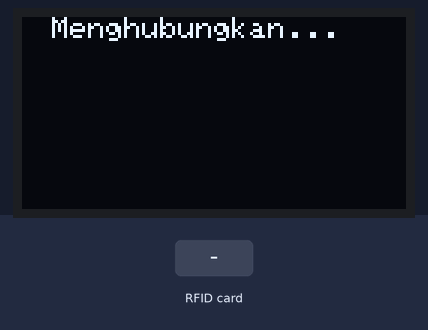
Recording of a sketch running on a simulated ESP8266 (NodeMCU). On the bench: 128×64 one-colour display. The inputs (shaded band) are chosen by the test bench. WiFi joins after 1.5 s; servers stay silent unless stated; uploads are accepted with an empty reply; what the sketch prints to the serial monitor is not drawn.

Above: at 0.7 s.
At 5.3 s:
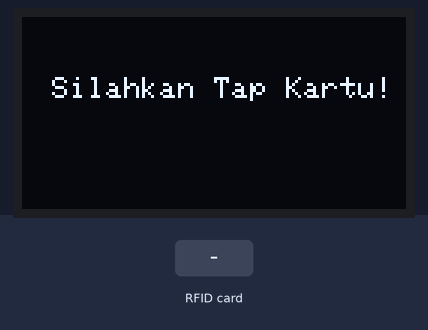
5.4 s: RFID card 5E 7A 19 C4 held to the reader
At 5.69 s:
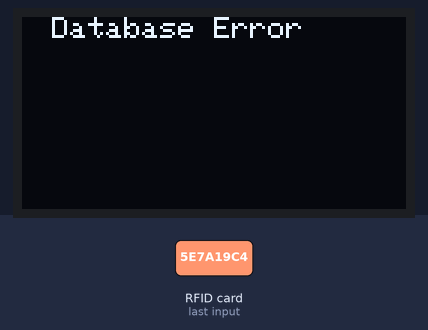
At 6.4 s:
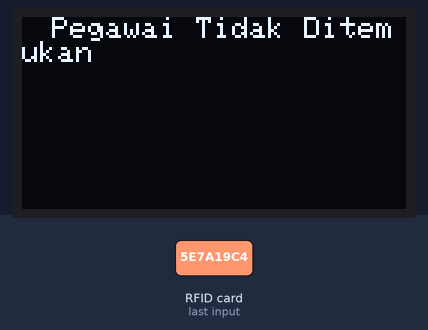
Timing chart, 0 to 8.4 s (numbered marks = the images above; inputs shaded):
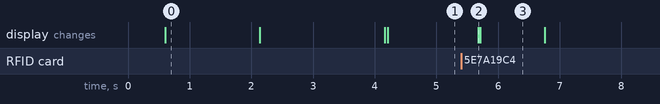

The sketch:

Check_SafetytalkFix.ino
```cpp
#include <ESP8266HTTPClient.h>
#include <ESP8266WiFi.h>
#include <WiFiClient.h>
#include <ArduinoJson.h>
#include <SPI.h>
#include <MFRC522.h>

//nodeMCU 1.0

#include <Adafruit_GFX.h>
#include <Adafruit_SSD1306.h>

#define SCREEN_WIDTH 128 // OLED display width, in pixels
#define SCREEN_HEIGHT 64 // OLED display height, in pixels

#define OLED_RESET     -1 // Reset pin # (or -1 if sharing Arduino reset pin)

Adafruit_SSD1306 display(SCREEN_WIDTH, SCREEN_HEIGHT, &Wire, OLED_RESET);

#define SS_PIN D4  //--> SDA / SS is connected to pinout D2
#define RST_PIN D3  //--> RST is connected to pinout D1

MFRC522 mfrc522(SS_PIN, RST_PIN);  //--> Create MFRC522 instance.

#define ON_Board_LED 2  //--> Defining an On Board LED, used for indicators when the process of connecting to a wifi router

//----------------------------------------SSID and Password of your WiFi router-------------------------------------------------------------------------------------------------------------//
const char* ssid = "B2 12A Daring";
const char* password = "kucingmiaw";
//------------------------------------------------------------------------------------------------------------------------------------------------------------------------------------------//

int readsuccess;
byte readcard[4];
char str[32] = "";
String strUID, wd;
String payload, payload2;

int stoploop = false;

String hasilnama, hasiluuid, hasilemployeenumber;
int hasilstatus, hasildepartment;

String serverName = "http://192.168.0.143/access-app/data/dcu/employee";
String serverNamepost = "http://192.168.0.143/access-app/modul/safetytalk";

//-----------------------------------------------------------------------------------------------SETUP--------------------------------------------------------------------------------------//
void setup() {
  Serial.begin(115200); //--> Initialize serial communications with the PC
  SPI.begin();      //--> Init SPI bus
  mfrc522.PCD_Init(); //--> Init MFRC522 card
  display.begin(SSD1306_SWITCHCAPVCC, 0x3C); //-->OLED Address 0x3C
  delay(500);

  WiFi.begin(ssid, password); //--> Connect to your WiFi router
  Serial.println("");

  pinMode(ON_Board_LED, OUTPUT);
  digitalWrite(ON_Board_LED, HIGH); //--> Turn off Led On Board

  //----------------------------------------Wait for connection
  display.clearDisplay();
  display.setTextSize(1);
  display.setTextColor(WHITE);
  display.setCursor(10, 0);
  display.print("Menghubungkan...");

  Serial.print("Connecting");
  display.display();
  while (WiFi.status() != WL_CONNECTED) {
    Serial.print(".");
    //----------------------------------------Make the On Board Flashing LED on the process of connecting to the wifi router.
    digitalWrite(ON_Board_LED, LOW);
    delay(250);
    digitalWrite(ON_Board_LED, HIGH);
    delay(250);
  }
  digitalWrite(ON_Board_LED, HIGH); //--> Turn off the On Board LED when it is connected to the wifi router.
  //----------------------------------------If successfully connected to the wifi router, the IP Address that will be visited is displayed in the serial monitor
  display.clearDisplay();
  display.setTextSize(1);
  display.setTextColor(WHITE);
  display.setCursor(10, 0);
  display.print("Terhubung ke : ");
  display.setCursor(10, 10);
  display.print(ssid);
  display.setCursor(10, 20);
  display.print("IP Address : ");
  display.setCursor(10, 30);
  display.print(WiFi.localIP());
  display.display();
  Serial.print("Konek!");

  delay(2000);


  display.setTextColor(WHITE);
  display.setCursor(10, 40);
  display.print("Press button");
  display.display();
  /**
    while (!stoploop) {
     int oo = 1;
      if (digitalRead(pinKiri)==LOW){
        stoploop = true;
        delay(500);
      }
    }
  **/
  /**
    for (int f = 0; f < 5; f++) {
      f = 0;
      if (digitalRead(pinKiri) == LOW) {
        f = 6;
      }
    }

    Serial.println("");
    Serial.print("Koneksi sukses di : ");
    Serial.println(ssid);
    Serial.print("IP address: ");
    Serial.println(WiFi.localIP());

    Serial.println("Tap Kartu !");
    Serial.println("");

  **/

}
//------------------------------------------------------------------------------------------------------------------------------------------------------------------------------------------//

//-----------------------------------------------------------------------------------------------LOOP---------------------------------------------------------------------------------------//
void loop() {
  // put your main code here, to run repeatedly
  WiFiClient client;
  readsuccess = getid();
  display.clearDisplay();
  display.setTextSize(1);
  display.setTextColor(WHITE);
  display.setCursor(10, 20);
  display.print("Silahkan Tap Kartu!");
  display.display();
  hasilstatus = 0;


  if (readsuccess) {
    digitalWrite(ON_Board_LED, LOW);
    HTTPClient http;    //Declare object of class HTTPClient


    String serverPath = serverName + "?uuid_card=" + wd;
    Serial.println(serverPath);

    http.begin(client, serverPath.c_str());
    //GET
    int httpResponseCode = http.GET();

    if (httpResponseCode > 0) {
      //Serial.print("HTTP Response code: ");
      //Serial.println(httpResponseCode);
      payload = http.getString();
      Serial.println(payload);
    }
    else {
      display.clearDisplay();
      display.setTextSize(1);
      display.setTextColor(WHITE);
      display.setCursor(10, 0);
      display.print("Komunikasi Error");
      display.display();

      Serial.print("Komunikasi Error, Error code: ");
      Serial.println(httpResponseCode);
    }
    decodestring();
    // stop resources
    http.end();

    if (hasilstatus == 200) {
      display.clearDisplay();
      display.setTextSize(1);
      display.setTextColor(WHITE);
      display.setCursor(10, 0);
      display.print("Nama : ");
      display.setCursor(10, 10);
      display.print(hasilnama.substring(0, 13));
      display.setCursor(10, 20);
      display.print("No Pegawai : ");
      display.setCursor(10, 30);
      display.print(hasilemployeenumber);
      display.setCursor(10, 40);
      display.print("Department :");
      display.setCursor(10, 50);
      display.print(hasildepartment);
      display.display();
      delay(2000);
      Serial.print("Nama: ");
      Serial.println(hasilnama);
      Serial.print("No Pegawai: ");
      Serial.println(hasilemployeenumber);
      Serial.print("Department: ");
      Serial.println(hasildepartment);
      Serial.print("UUID: ");
      Serial.println(hasiluuid);

      //-----post data------//
      http.begin(client, serverNamepost);
      http.addHeader("Content-Type", "application/json");
      int httpResponseCode = http.POST("{\"uuid\":\"" + hasiluuid + "\"}");
      payload2 = http.getString();

      Serial.print("HTTP POST Response code: ");
      Serial.println(httpResponseCode);
      Serial.print("HTTP POST Response: ");
      Serial.println(payload2);
      http.end();

    }
    else {
      Serial.print("Pegawai tidak ditemukan "); Serial.print(hasilstatus); Serial.println(" Not Found");
      display.clearDisplay();
      display.setTextSize(1);
      display.setTextColor(WHITE);
      display.setCursor(10, 0);
      display.print("Pegawai Tidak Ditemukan");
      display.display();
      //hasilstatus = 0;
    }
    delay(1000);
    digitalWrite(ON_Board_LED, HIGH);
  }
}

//void postdata(){

//}

//------------------------------------------------------------------------------------------------------------------------------------------------------------------------------------------//

//----------------------------------------------------------------------Baca kartu----------------------------------------------------------------------------------------------------------//
int getid() {
  if (!mfrc522.PICC_IsNewCardPresent()) {
    return 0;
  }
  if (!mfrc522.PICC_ReadCardSerial()) {
    return 0;
  }


  Serial.println("UID kartu adalah : ");

  for (int i = 0; i < 4; i++) {
    readcard[i] = mfrc522.uid.uidByte[i]; //storing the UID of the tag in readcard
    array_to_string(readcard, 4, str);
    strUID = str;
  }
  Serial.print("String = "); Serial.println(strUID);

  if (strUID[4] == '0') {
    wd = strUID[5];
    wd = wd + strUID[2];
    wd = wd + strUID[3];
    wd = wd + strUID[0];
    wd = wd + strUID[1];
  }
  else {
    wd = strUID[4];
    wd = wd + strUID[5];
    wd = wd + strUID[2];
    wd = wd + strUID[3];
    wd = wd + strUID[0];
    wd = wd + strUID[1];
  }

  Serial.print("Wiegand = "); Serial.println(wd);
  mfrc522.PICC_HaltA();
  return 1;
}
//------------------------------------------------------------------------------------------------------------------------------------------------------------------------------------------//

//----------------------------------------------------------------ubah ke string------------------------------------------------------------------------------------------------------------//
void array_to_string(byte array[], unsigned int len, char buffer[]) {
  for (unsigned int i = 0; i < len; i++)
  {
    byte nib1 = (array[i] >> 4) & 0x0F;
    byte nib2 = (array[i] >> 0) & 0x0F;
    buffer[i * 2 + 0] = nib1  < 0xA ? '0' + nib1  : 'A' + nib1  - 0xA;
    buffer[i * 2 + 1] = nib2  < 0xA ? '0' + nib2  : 'A' + nib2  - 0xA;
  }
  buffer[len * 2] = '\0';
}
//------------------------------------------------------------------------------------------------------------------------------------------------------------------------------------------//
//------------------------------------------------------------------parse json dri get----------------------------------------------------------------------------------------------------//

void decodestring() {
  // Allocate JsonBuffer
  // Use arduinojson.org/assistant to compute the capacity.
  const size_t capacity = JSON_OBJECT_SIZE(2) + JSON_ARRAY_SIZE(11) + 60;
  DynamicJsonBuffer jsonBuffer(capacity);

  // Parse JSON object
  JsonObject& root = jsonBuffer.parseObject(payload);
  if (!root.success()) {
    Serial.println(F("Parsing failed!"));
    display.clearDisplay();
    display.setTextSize(1);
    display.setTextColor(WHITE);
    display.setCursor(10, 0);
    display.print("Database Error");
    display.display();
    return;
  }

  // Decode JSON/Extract values
  hasilstatus = root["status"].as<int>();
  hasilnama = root["data"]["name"].as<String>();
  hasilemployeenumber = root["data"]["employee_number"].as<String>();
  hasiluuid = root["data"]["uuid_card"].as<String>();
  hasildepartment = root["data"]["department_id"].as<int>();


}
```

Measured:
- after the input at 5.4 s, the display: changes after 0.28 s (image 2)
- what the display in image 0 shows lasts 1.5 s, from 0.6 s to 2.1 s
- what the display in image 3 shows lasts 1.1 s, from 5.7 s to 6.8 s
